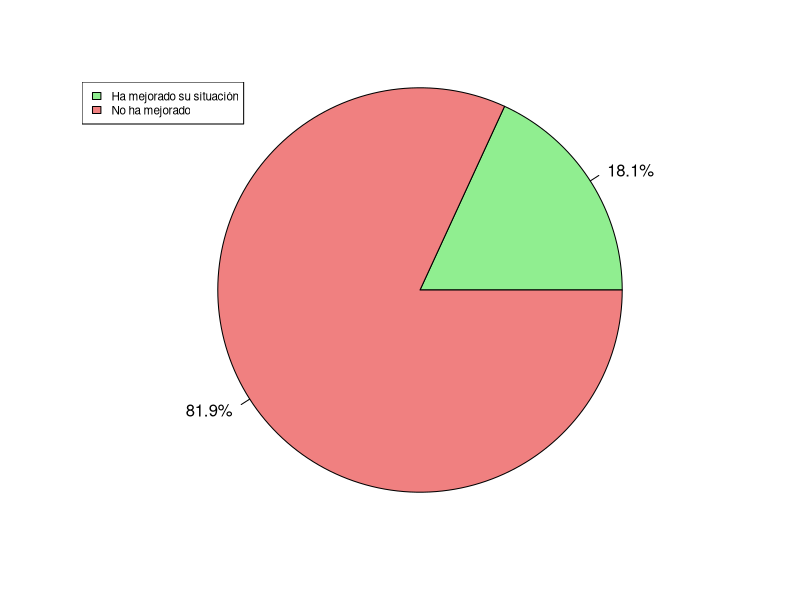

Source code (R): (Note: this script raises an error after producing the figure.)
## ---- chunk 1
#| label: setup
#| include: false
knitr::opts_chunk$set(echo = TRUE, fig.align = "center", warning = FALSE, message = FALSE)


# fig.align= 'center para que nos centre todas figuras que se muestran
# warning = FALSE para que no muestre mensajes de warning
# message = FALSE para que no muestre mensajes automáticos cuando carga paquetes y demás en el output
## ---- chunk 2
#| label: librerias2
library(dplyr) # Para tratamiento de dataframes
library(ggplot2) # Nice plots
library(readxl) # Para leer los excels
library(caret) # para la confusion matrix
library(Epi) # para la ROC curve
## ---- chunk 3
#| label: cargar_datos
datos1 <- read_excel("../../../files/ECV.xlsx", sheet = "Datos")
## ---- chunk 4
#| label: porcentaje
#| echo: false
#| out-width: 50%
# Creamos un gráfico de quesito o de sectores para ver qué proporción de personas ha mejorado su situación económica:

datos_quesito <- c(nrow(filter(datos1, MSE == 1)), nrow(filter(datos1, MSE == 0)))
etiquetas <- c("Ha mejorado su situación", "No ha mejorado")

porcentajes <- paste0(round(datos_quesito / sum(datos_quesito) * 100, 1), "%")
colores <- c("lightgreen", "lightcoral")

pie(datos_quesito, labels = porcentajes, col = colores, radius = 1.05, cex = 1)
legend("topleft", etiquetas, cex = 0.7, fill = colores)
## ---- chunk 5
#| echo: false
#| out-width: 50%
knitr::include_graphics("../../../img/descarga.png")
## ---- chunk 6
# Generación de datos para el ejemplo
set.seed(123)
n <- 200
Altura <- rnorm(n, mean = 165, sd = 10)

# Crear una variable binaria 'Sexo' en función de Altura
Sexo <- as.factor(ifelse(Altura + rnorm(n) > 165, 1, 0))
datos_ejemplo <- data.frame(Altura, Sexo)

# Regresión lineal
modelo_lineal <- lm(Sexo ~ Altura, data = datos_ejemplo)

# Regresión logística
modelo_logistico <- glm(Sexo ~ Altura, data = datos_ejemplo, family = binomial)


# Regresión Lineal
par(mfrow = c(1, 2))
plot(datos_ejemplo$Altura, datos_ejemplo$Sexo, col = "lightblue", main = "Ajuste por Regresión Lineal")
abline(modelo_lineal, col = "navy")

# Regresión Logística

plot(datos_ejemplo$Altura, as.numeric(datos_ejemplo$Sexo) - 1, col = "lightblue", main = "Regresión Logística", xlab = "Altura", ylab = "Sexo")
curve(predict(modelo_logistico, data.frame(Altura = x), type = "response"), add = TRUE, col = "navy", lwd = 2)
## ---- chunk 7
#| label: factor
datos1$Estado_civil <- as.factor(datos1$Estado_civil)
datos1$Nivel_Estudios <- as.factor(datos1$Nivel_Estudios)
datos1$MSE <- as.factor(datos1$MSE)
## ---- chunk 8
#| label: modelos
# lmod1
lmod1 <- glm(formula = MSE ~ Ano_Nacimiento, family = binomial(link = logit), data = datos1)
summary(lmod1)

# lmod2
lmod2 <- glm(formula = MSE ~ Ano_Nacimiento + Estado_civil, family = binomial(link = logit), data = datos1)
summary(lmod2)

# lmod3
lmod3 <- glm(formula = MSE ~ Ano_Nacimiento + Estado_civil + Nivel_Estudios, family = binomial(link = logit), data = datos1)
summary(lmod3)
## ---- chunk 9
#| eval: true
# confusion matrices
predicted2 <- predict(lmod2, datos1[, c("Ano_Nacimiento", "Estado_civil", "Nivel_Estudios")], type = "response")
confusionMatrix(data = as.factor(ifelse(predicted2 > 0.179, 1, 0)), reference = datos1$MSE, positive = "1")
## ---- chunk 10
# The ROC function

# lmod2
ROC(form = MSE ~ Estado_civil + Ano_Nacimiento, data = datos1, plot = "ROC", lwd = 3, cex = 1.5)
## ---- chunk 11
summary(lmod2)
